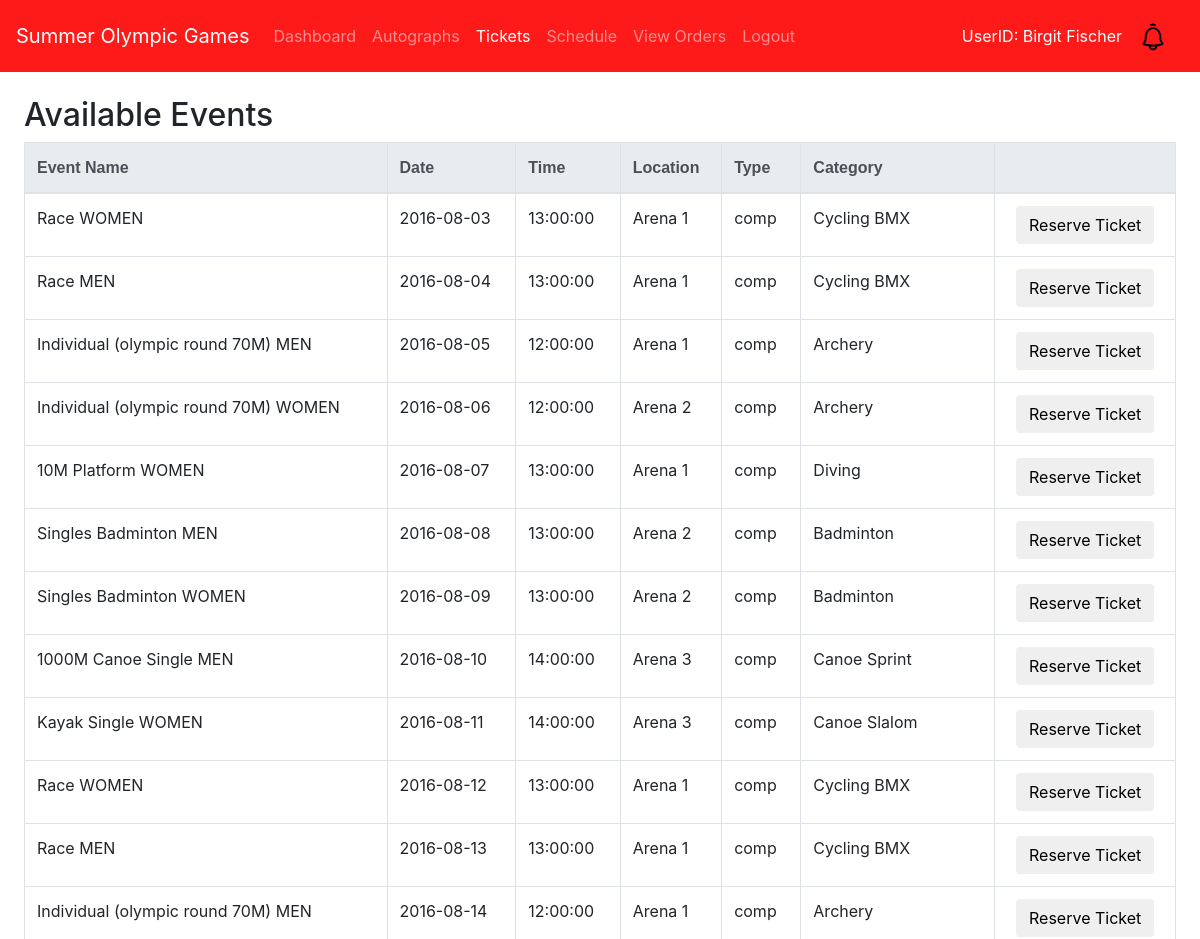
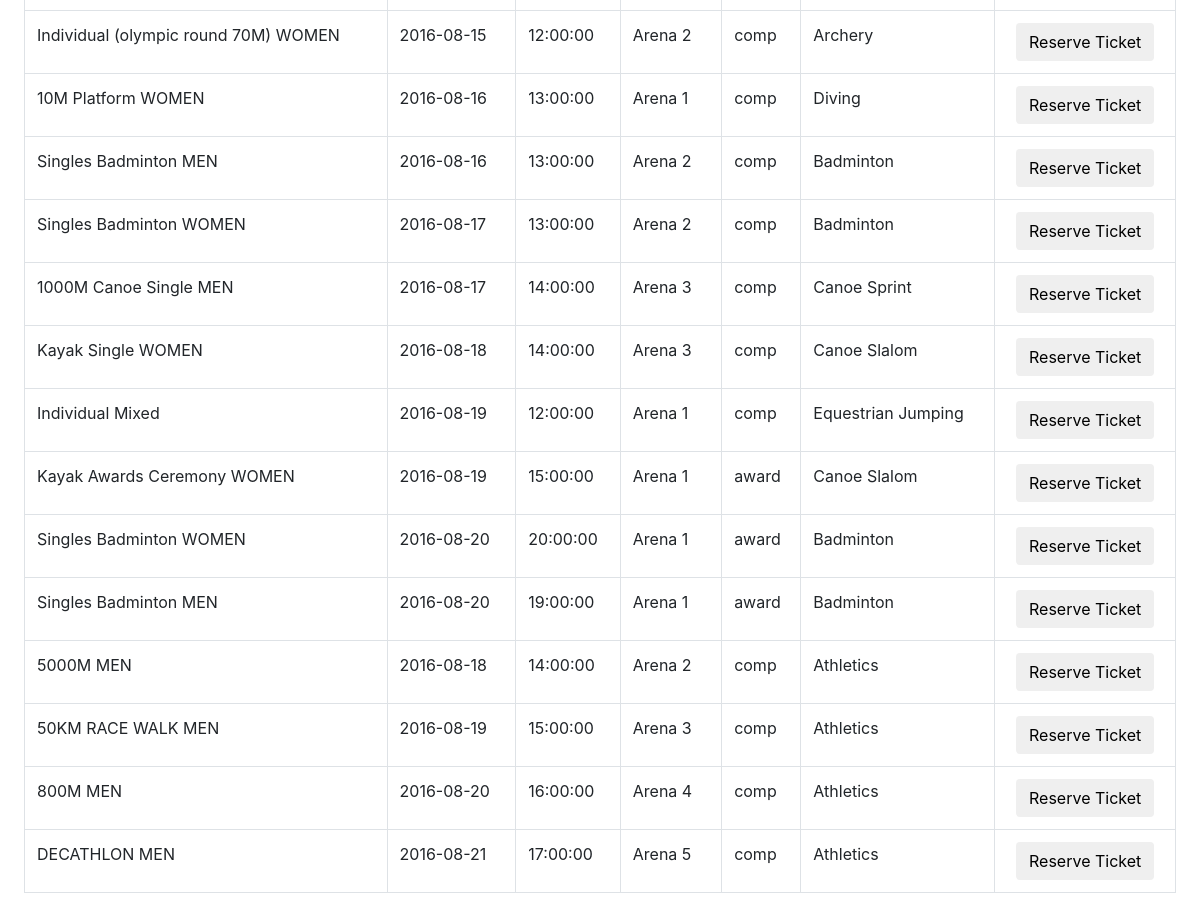
Screenshot of /AthleteInterface/reserveTickets.php (signed in) with the database file from the repository (2 pictures, top to bottom).
### tables this page shows
CREATE TABLE IF NOT EXISTS olympicEvent(
    id INT AUTO_INCREMENT,
    name VARCHAR(50) NOT NULL,
    date DATE NOT NULL,
    time  TIME NOT NULL,
    location VARCHAR(30) NOT NULL,
    type VARCHAR(5) NOT NULL,  
     
    category VARCHAR(30) NOT NULL,  
    ticketPrice DECIMAL(5,2),
    PRIMARY KEY (id)
);

### AthleteInterface/reserveTickets.php (the view, shortened to what this page needs)
<?php
require 'athleteHeader.php';
?>
<nav class="navbar navbar-expand-lg navbar-dark" style="background-color: #ff1a1a;">
    <a class="navbar-brand navbar-dark" style="color:white;">Summer Olympic Games</a>
  <div class="collapse navbar-collapse" id="navbarNavAltMarkup">
    <div class="navbar-nav">
      <a class="nav-item nav-link" href="index.php">Dashboard<span class="sr-only">(current)</span></a>
      <a class="nav-item nav-link " href="autographPage.php">Autographs</a>
      <a class="nav-item nav-link active" href="reserveTickets.php">Tickets</a>
      <a class="nav-item nav-link" href="schedulePage.php">Schedule</a>
      <a class="nav-item nav-link" href="viewOrders.php">View Orders</a>
      <a class="nav-item nav-link" href="../logout.php"> Logout</a>
    </div>
  </div>
  <span class="navbar-text">
      <a class="nav-item nav-link" style="color: #ffffff"> <?php echo "UserID: ".$_SESSION['first_name']." ".$_SESSION['last_name']; ?> </a>
  </span>
    <?php
      $query1 = "SELECT notify FROM users WHERE email = \"".$_SESSION['email']."\"";
      $notification = mysqli_fetch_array(mysqli_query($mysqli, $query1));
      if($notification[0]==1) {
        echo "<a class=\"navbar-brand float-right\" href=\"notificationPage.php\">
                    <img class=\"img-responsive\" width=\"30em\" height=\"30em\" src=\"../assets/bell2.png\">
                 </a>";
      }
      else{
        echo "<a class=\"navbar-brand float-right\" href=\"notificationPage.php\">
                <img class=\"img-responsive\" width=\"30em\" height=\"30em\" src=\"../assets/bell.png\">
             </a>";
      }
  ?>
</nav>
<html>
    <body>
        <div class="container-fluid p-4">
            <h2>Available Events</h2>
            <?php
                $mysqli -> set_charset("utf8");
                $query = "SELECT * FROM olympicevent";
                echo '<div class="table-responsive-sm table-responsive-md">
                        <table class="table table-bordered table-hover" id="ticketTable">
                            <thead class="thead-light">
                                <tr class=\'ticketTableHeaderRow\'>
                                    <th scope="col" style="display:none;"> <font face="Arial">ID</font> </th>
                                    <th scope="col"> <font face="Arial">Event Name</font> </th>
                                    <th scope="col"> <font face="Arial">Date</font> </th>
                                    <th scope="col"> <font face="Arial">Time</font> </th>
                                    <th scope="col"> <font face="Arial">Location</font> </th>
                                    <th scope="col"> <font face="Arial">Type</font> </th>
                                    <th scope="col"> <font face="Arial">Category</font> </th>
                                    <th scope="col"></td>
                                </tr>
                            </thead>
                        <tbody>';
                $value = 1;
                if ($result = $mysqli->query($query)) {
                    while ($row = $result->fetch_assoc()) {
                        $id = $row["id"];
                        $eventName = $row["name"];
                        $date = $row["date"];
                        $time = $row["time"];
                        $location = $row["location"];
                        $type = $row["type"];
                        $category = $row["category"];
                        echo '<tr value='.$value.'>
                                <td id=\'ticketEventId'.$value.'\' value='.$value.' style="display:none;">'.$id.'</td>
                                <td id=\'ticketEventName'.$value.'\' value='.$value.'>'.$eventName.'</td>
                                <td id=\'ticketDate'.$value.'\' value='.$value.'>'.$date.'</td>
                                <td id=\'ticketTime'.$value.'\' value='.$value.'>'.$time.'</td>
                                <td id=\'ticketLocation'.$value.'\' value='.$value.'>'.$location.'</td>
                                <td id=\'ticketType'.$value.'\' value='.$value.'>'.$type.'</td>
                                <td id=\'ticketCategory'.$value.'\' value='.$value.'>'.$category.'</td>
                                <td class="text-center"><button type=\'button\' class=\'btn\' data-toggle="modal" data-target="#purchaseModal" value='.$value.' onClick="setCurrentTicket(this)">Reserve Ticket</button></td>
                            </tr>';
                        $value++;
                    }
                    echo '</tbody></table></div>';
                }
            ?>
        </div>
        </body>
</html>

### ourStyle2.css (style rules this page uses)
body { margin: 0; padding: 0; background: white no-repeat center center fixed; -webkit-background-size: cover; -moz-background-size: cover; -o-background-size: cover; background-size: cover; }
nav { display: flex; justify-content: space-around; align-items: center; min-height: 1vh; background: transparent; }

### rows the page displays
olympicevent: name "Race WOMEN", date "2016-08-03", time "13:00:00", location "Arena 1", type "comp", category "Cycling BMX"
olympicevent: name "Race MEN", date "2016-08-04", time "13:00:00", location "Arena 1", type "comp", category "Cycling BMX"
olympicevent: name "Individual (olympic round 70M) MEN", date "2016-08-05", time "12:00:00", location "Arena 1", type "comp", category "Archery"
olympicevent: name "Individual (olympic round 70M) WOMEN", date "2016-08-06", time "12:00:00", location "Arena 2", type "comp", category "Archery"
olympicevent: name "10M Platform WOMEN", date "2016-08-07", time "13:00:00", location "Arena 1", type "comp", category "Diving"
olympicevent: name "Singles Badminton MEN", date "2016-08-08", time "13:00:00", location "Arena 2", type "comp", category "Badminton"
olympicevent: name "Singles Badminton WOMEN", date "2016-08-09", time "13:00:00", location "Arena 2", type "comp", category "Badminton"
olympicevent: name "1000M Canoe Single MEN", date "2016-08-10", time "14:00:00", location "Arena 3", type "comp", category "Canoe Sprint"
olympicevent: name "Kayak Single WOMEN", date "2016-08-11", time "14:00:00", location "Arena 3", type "comp", category "Canoe Slalom"
olympicevent: name "Race WOMEN", date "2016-08-12", time "13:00:00", location "Arena 1", type "comp", category "Cycling BMX"
olympicevent: name "Race MEN", date "2016-08-13", time "13:00:00", location "Arena 1", type "comp", category "Cycling BMX"
olympicevent: name "Individual (olympic round 70M) MEN", date "2016-08-14", time "12:00:00", location "Arena 1", type "comp", category "Archery"
olympicevent: name "Individual (olympic round 70M) WOMEN", date "2016-08-15", time "12:00:00", location "Arena 2", type "comp", category "Archery"
olympicevent: name "10M Platform WOMEN", date "2016-08-16", time "13:00:00", location "Arena 1", type "comp", category "Diving"
olympicevent: name "Singles Badminton MEN", date "2016-08-16", time "13:00:00", location "Arena 2", type "comp", category "Badminton"
olympicevent: name "Singles Badminton WOMEN", date "2016-08-17", time "13:00:00", location "Arena 2", type "comp", category "Badminton"
olympicevent: name "1000M Canoe Single MEN", date "2016-08-17", time "14:00:00", location "Arena 3", type "comp", category "Canoe Sprint"
olympicevent: name "Kayak Single WOMEN", date "2016-08-18", time "14:00:00", location "Arena 3", type "comp", category "Canoe Slalom"
olympicevent: name "Individual Mixed", date "2016-08-19", time "12:00:00", location "Arena 1", type "comp", category "Equestrian Jumping"
olympicevent: name "Kayak Awards Ceremony WOMEN", date "2016-08-19", time "15:00:00", location "Arena 1", type "award", category "Canoe Slalom"
olympicevent: name "Singles Badminton WOMEN", date "2016-08-20", time "20:00:00", location "Arena 1", type "award", category "Badminton"
olympicevent: name "Singles Badminton MEN", date "2016-08-20", time "19:00:00", location "Arena 1", type "award", category "Badminton"
olympicevent: name "5000M MEN", date "2016-08-18", time "14:00:00", location "Arena 2", type "comp", category "Athletics"
olympicevent: name "50KM RACE WALK MEN", date "2016-08-19", time "15:00:00", location "Arena 3", type "comp", category "Athletics"
olympicevent: name "800M MEN", date "2016-08-20", time "16:00:00", location "Arena 4", type "comp", category "Athletics"
olympicevent: name "DECATHLON MEN", date "2016-08-21", time "17:00:00", location "Arena 5", type "comp", category "Athletics"

### other values shown
$_SESSION['first_name'] "Birgit"
$_SESSION['last_name'] "Fischer"
